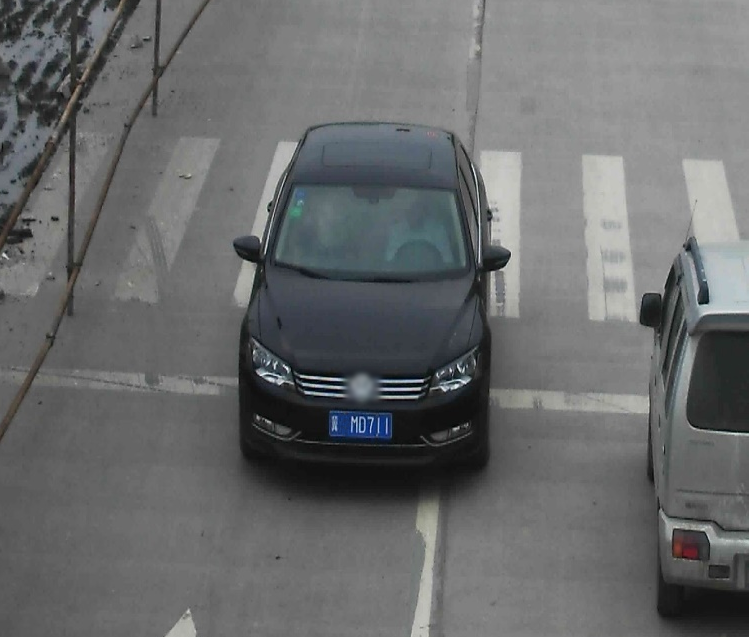
#> input picture resources/car_1.bmp, 749 x 637 px
$ python coordinates-checker.py --input resources/car_1.bmp
#> lines starting #> are read from the running program, lines starting #| are printed output that depends on the picture
import numpy as np
import cv2
import argparse

g_mouse_button = False
g_points = []
g_mouse_x = 0
g_mouse_y = 0
g_scale_factor = 1

def onMouse(event, x, y, flags, param):
    global g_mouse_button
    global g_mouse_x, g_mouse_y
    global g_scale_factor
    x *= g_scale_factor
    y *= g_scale_factor
    if event == cv2.EVENT_LBUTTONDOWN:
        if g_mouse_button == False:
            g_mouse_button = True
            g_points.append((x,y))
            print('{},{}'.format(x, y))
    if event == cv2.EVENT_LBUTTONUP:
        g_mouse_button = False
    g_mouse_x = x
    g_mouse_y = y

def drawCursor(img, point):
    img_y, img_x = img.shape[:2]
    cx, cy = point
    cv2.line(img, (cx, 0), (cx, img_y), (  0,0,0), thickness=2, lineType=cv2.LINE_4)
    cv2.line(img, (0, cy), (img_x, cy), (  0,0,0), thickness=2, lineType=cv2.LINE_4)
    cv2.line(img, (cx, 0), (cx, img_y), (255,0,0), thickness=1, lineType=cv2.LINE_4)
    cv2.line(img, (0, cy), (img_x, cy), (255,0,0), thickness=1, lineType=cv2.LINE_4)

def drawMarkers(img, points):
    for point in points:
        cv2.drawMarker(img, point, (  0,  0,  0), markerType=cv2.MARKER_CROSS, markerSize=10, thickness=2)
        cv2.drawMarker(img, point, (255,255,255), markerType=cv2.MARKER_CROSS, markerSize=10, thickness=1)


def main():
    global g_mouse_x, g_mouse_y
    global g_points
    global g_scale_factor
    parser = argparse.ArgumentParser()
    parser.add_argument('-sc', '--scale', type=int, required=False, default=1, help='Image scaling factor (integer, Display image size will be 1/2 when 2 is specified.)')
    parser.add_argument('-s', '--size',  type=str, required=False, help='Image size in XXXxYYY format. E.g. 800x600')
    group = parser.add_mutually_exclusive_group()
    group.add_argument('-i', '--input', type=str, required=False, help='Input image file name')
    group.add_argument('-c', '--cam', type=int, required=False, help='number of webCam. starts from 0')
    group.add_argument('-v', '--video', type=str, required=False, help='Input video file name')
    args = parser.parse_args()

    movie_flag = False
    img_x, img_y = (640, 480)       # default image size
    if args.size is not None:
        img_x, img_y = [int(i) for i in args.size.split('x')]
    img = np.full((img_y , img_x, 3), 64, dtype=np.uint8)    # default image (will be used when no input device or file is specified)
    if args.input is not None:
        img = cv2.imread(args.input)
#> img is the input picture: shape (637, 749, 3); mean B, G, R 107.2, 106.5, 104.9
    elif args.cam is not None:
        movie_flag = True
        cap = cv2.VideoCapture(args.cam)
        cap.set(cv2.CAP_PROP_FRAME_WIDTH , img_x)
        cap.set(cv2.CAP_PROP_FRAME_HEIGHT, img_y)
        _, img = cap.read()
    elif args.video is not None:
        movie_flag = True
        cap = cv2.VideoCapture(args.video)
        _, img = cap.read()

    g_scale_factor = args.scale

    img_y, img_x = img.shape[:2]
#> img_y = 637; img_x = 749
    print('Canvas shape = {}x{}'.format(img_x, img_y))
#| Canvas shape = 749x637

    cv2.namedWindow('Canvas')
    cv2.setMouseCallback('Canvas', onMouse)

    mag_area = 32
    img_mag = np.zeros((img_y+mag_area*2, img_x+mag_area*2, 3), dtype=np.uint8)

    print('*** Key operation:')
    print('ESC        : Exit program')
    print('p or space : Pause/Resume movie')

    pause_flag = False
    key = -1
    while key != 27:

        if pause_flag == False and movie_flag == True:
            sts, img = cap.read()
            if sts ==False:
                if not args.video is None:
                    cap.release()
                    cap = cv2.VideoCapture(args.video)  # Re-open input movie
                    continue

        # Draw a cross cursor
        tmpimg = img.copy()
        cx, cy = (g_mouse_x, g_mouse_y)
        drawMarkers(tmpimg, g_points)
        drawCursor(tmpimg, (cx, cy))
#> in drawCursor, `cv2.line(img, (0, cy), (img_x, cy), (255,0,0), thickness=1, lineType=c..`:
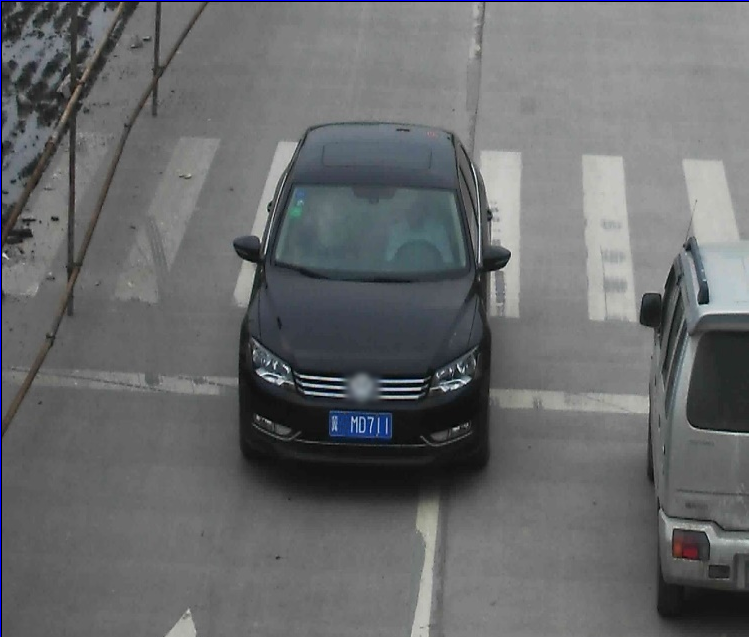
#> img: shape (637, 749, 3); mean B, G, R 107.3, 105.9, 104.3
        # auxiliary line from the previous point (yellow line)
        if len(g_points)>0:
            cv2.line(tmpimg, g_points[-1], (cx, cy), (0,255,0), thickness=1, lineType=cv2.LINE_AA, )

        dispimg = cv2.resize(tmpimg, (0,0), fx=1/g_scale_factor, fy=1/g_scale_factor)
        cv2.imshow('Canvas', dispimg)

        # Magnify around the cursor point - Generate an image with black fringe, crop, and magnify
        img_mag[mag_area:-mag_area, mag_area:-mag_area] = tmpimg     # adding fringe to the image
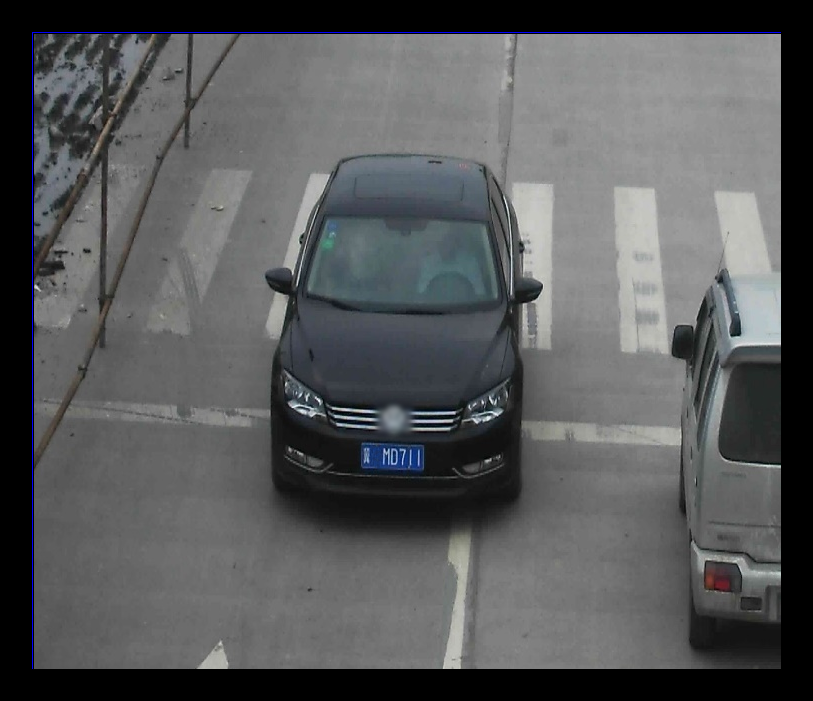
#> img_mag: shape (701, 813, 3); mean B, G, R 89.9, 88.7, 87.3
        mag = cv2.resize(img_mag[cy:cy+mag_area*2, cx:cx+mag_area*2], (0,0), fx=8, fy=8, interpolation=cv2.INTER_NEAREST)
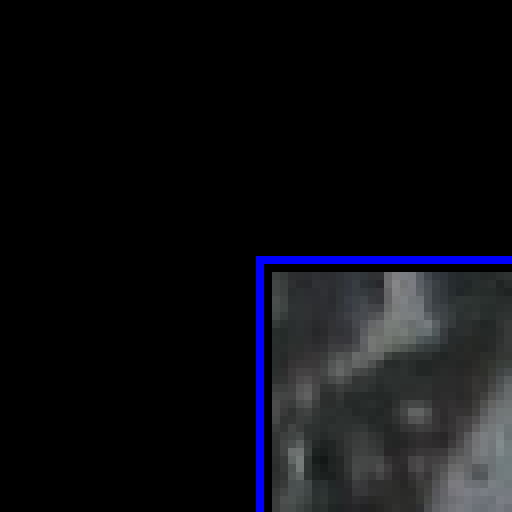
#> mag: shape (512, 512, 3); mean B, G, R 18.3, 14.3, 13.9
        cv2.imshow('x8', mag)

        key = cv2.waitKey(100)
#> (key Esc is pressed here)

        if movie_flag==True and (key==ord('p') or key==ord(' ')):
            pause_flag, msg = (True, 'Paused') if pause_flag==False else (False, 'Resumed')
            print(msg)

if __name__ == '__main__':
    main()
